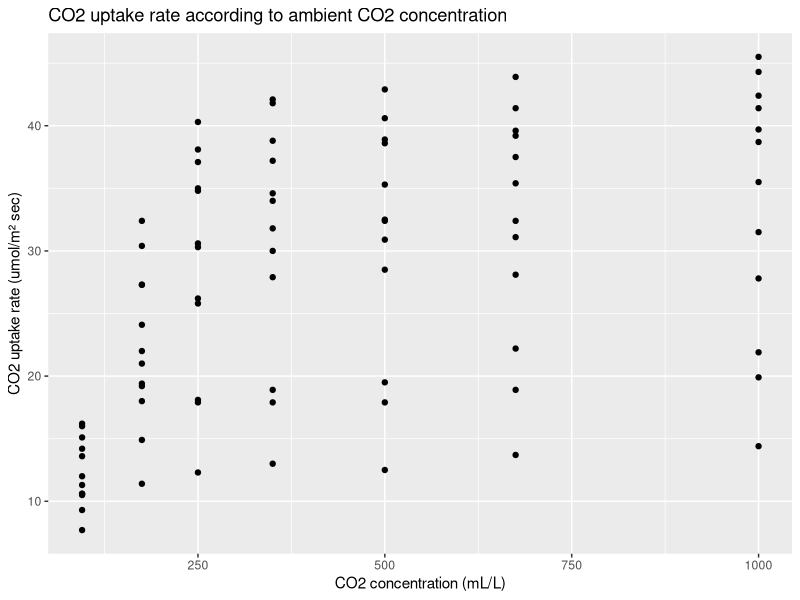
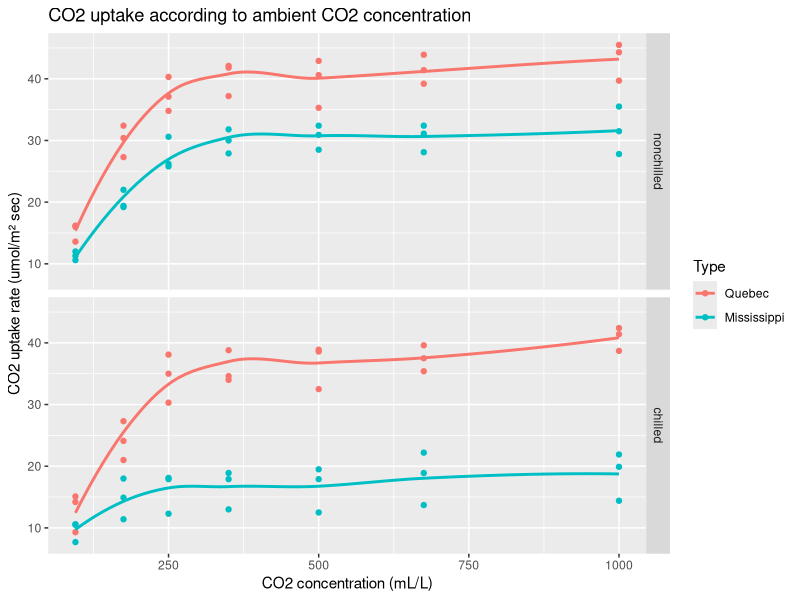
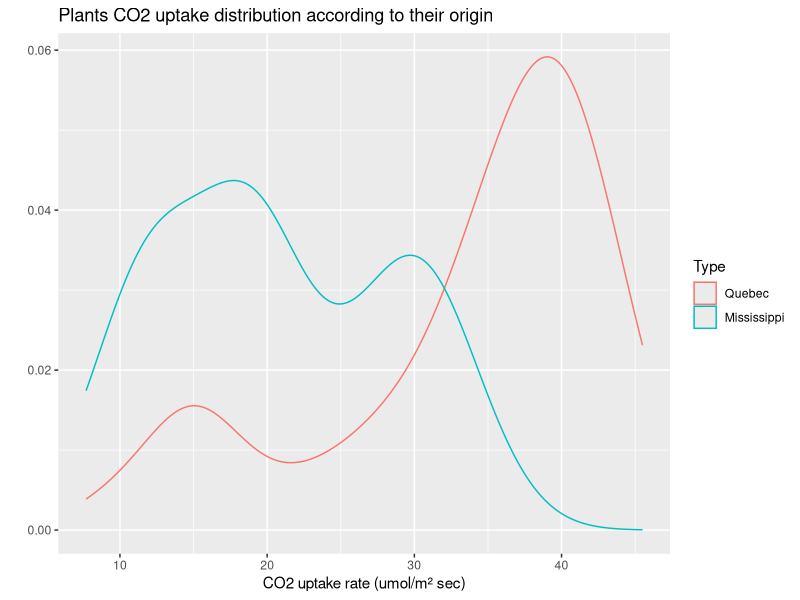
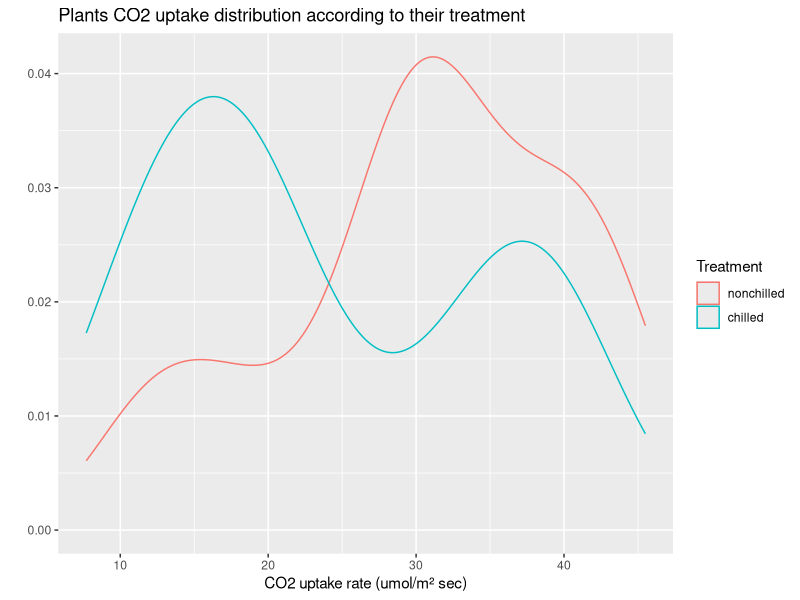
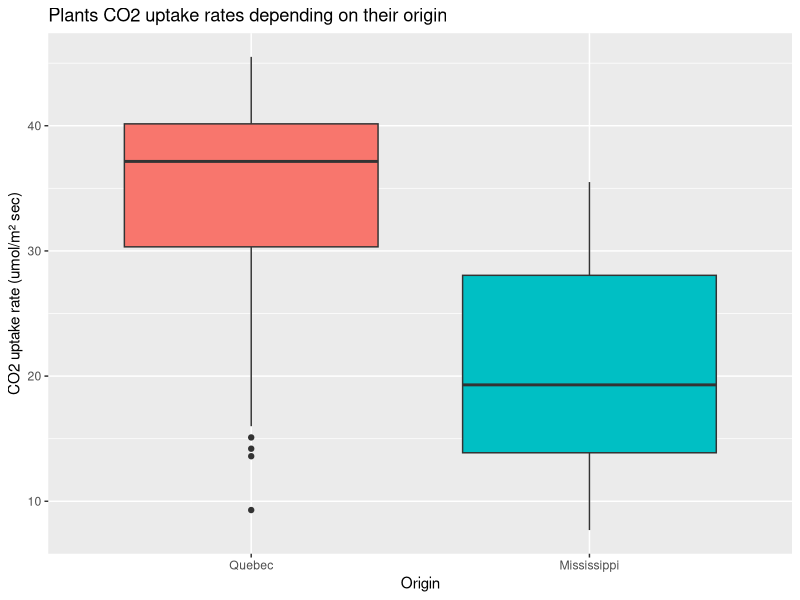
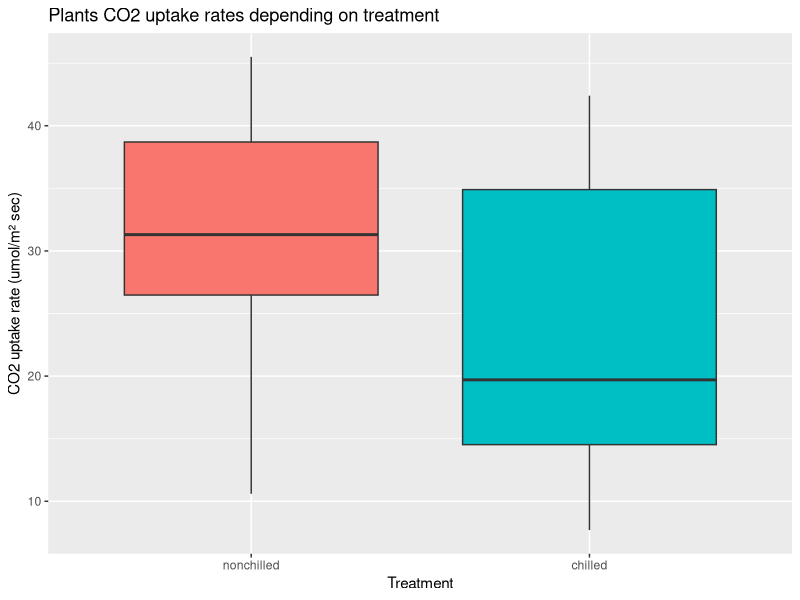
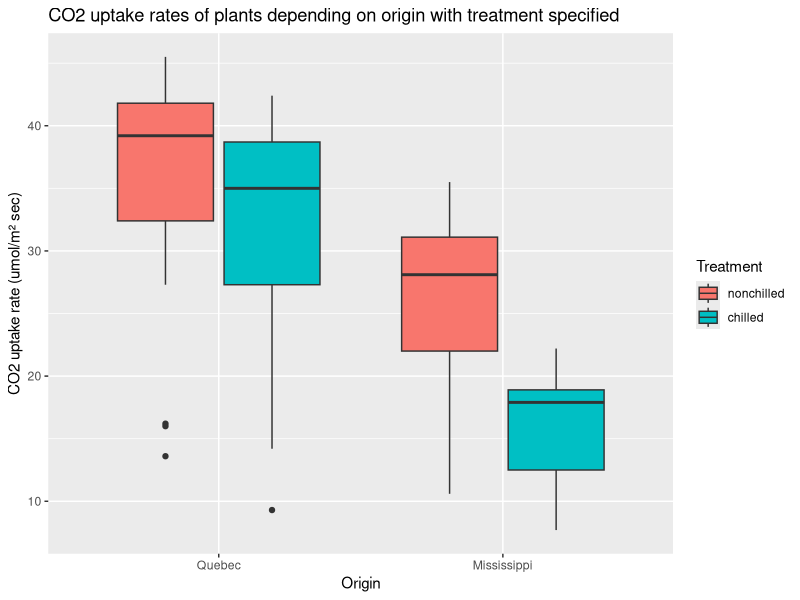
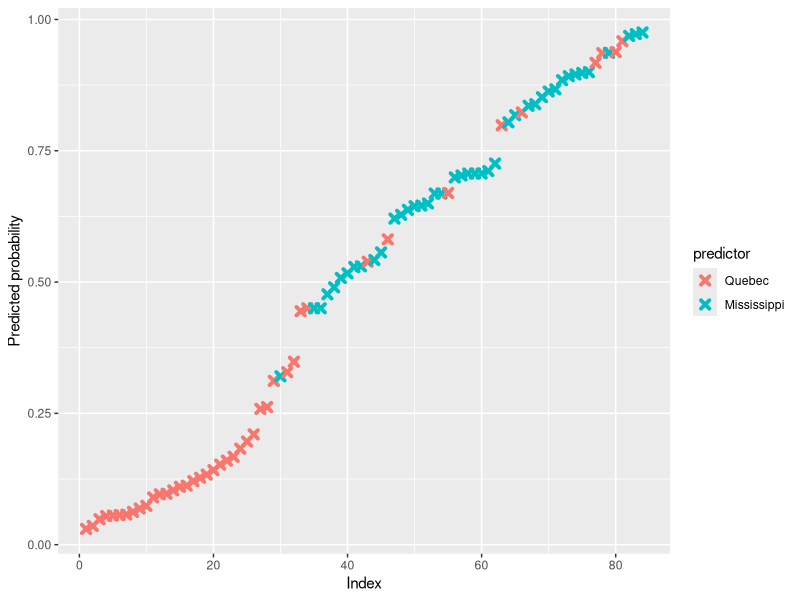

R code for these plots, in order:
## ---- chunk 1
knitr::opts_chunk$set(echo = TRUE, message = FALSE, warning = FALSE)
## ---- chunk 2
data(CO2)
dim(CO2)
names(CO2)
## ---- chunk 3
CO2
class(CO2)
str(CO2)
## ---- chunk 4
summary(CO2)
levels(CO2$Plant)
## ---- chunk 5
tapply(CO2$uptake, CO2$Type, summary)
## ---- chunk 6
tapply(CO2$uptake, CO2$Treatment, summary)
## ---- chunk 7
tapply(CO2$uptake, CO2$Plant, summary)
## ---- chunk 8
library(dplyr)
summarize(group_by(CO2, Type), average_uptake = mean(uptake))
summarize(group_by(CO2, Treatment), average_uptake = mean(uptake))
summarize(group_by(CO2, conc), average_uptake = mean(uptake))
## ---- chunk 9
library(ggplot2)
qplot(conc, uptake, data = CO2, geom = "point",
      main = "CO2 uptake rate according to ambient CO2 concentration",
      xlab = "CO2 concentration (mL/L)", ylab = "CO2 uptake rate (umol/m² sec)")
## ---- chunk 10
qplot(conc, uptake, facets = Treatment ~ ., data = CO2, color = Type,
      geom = c("point", "smooth"), se = FALSE,
      main = "CO2 uptake according to ambient CO2 concentration",
      xlab = "CO2 concentration (mL/L)", ylab = "CO2 uptake rate (umol/m² sec)")
## ---- chunk 11
qplot(uptake, data = CO2, color = Type, geom = "density",
      main = "Plants CO2 uptake distribution according to their origin",
      xlab = "CO2 uptake rate (umol/m² sec)")
qplot(uptake, data = CO2, color = Treatment, geom = "density",
      main = "Plants CO2 uptake distribution according to their treatment",
      xlab = "CO2 uptake rate (umol/m² sec)")
## ---- chunk 12
ggplot(CO2, aes(x=Type, y=uptake,  fill=Type)) +
  geom_boxplot(show.legend = FALSE) +
  ggtitle("Plants CO2 uptake rates depending on their origin") +
  xlab("Origin") + ylab("CO2 uptake rate (umol/m² sec)")
## ---- chunk 13
ggplot(CO2, aes(x=Treatment, y=uptake,  fill=Treatment)) +
  geom_boxplot(show.legend = FALSE) +
  ggtitle("Plants CO2 uptake rates depending on treatment") +
  xlab("Treatment") + ylab("CO2 uptake rate (umol/m² sec)")
## ---- chunk 14
ggplot(CO2, aes(x=Type, y=uptake, fill=Treatment)) + geom_boxplot() +
  ggtitle("CO2 uptake rates of plants depending on origin with treatment specified") +
  xlab("Origin") + ylab("CO2 uptake rate (umol/m² sec)")
## ---- chunk 15
t.test(CO2$uptake~CO2$Treatment)
## ---- chunk 16
t.test(CO2$uptake~CO2$Type)
## ---- chunk 17
cor.test(CO2$uptake, CO2$conc)
cor.test(CO2$uptake, log(CO2$conc))
## ---- chunk 18
# A réfléchir
Treatm_Type_fit = lm(CO2$uptake ~ CO2$Type*CO2$Treatment)
anova(Treatm_Type_fit)
## ---- chunk 19
model <- glm(Type ~ uptake + Treatment, family = binomial, data = CO2)
summary(model)

pred <- predict(model, newdata = CO2, type = "response")
y_pred <- factor(ifelse(pred > 0.5, 1, 0), levels = c(0, 1))
y <- CO2$Type
levels(y) = c(0, 1)
mean(y_pred == y)
## ---- chunk 20
predicted_data <- data.frame(probability=model$fitted.values, predictor=CO2$Type)
predicted_data <- predicted_data[order(predicted_data$probability),]
predicted_data$rank <- 1:nrow(predicted_data)

ggplot(data = predicted_data, aes(x=rank, y=probability)) +
  geom_point(aes(color=predictor), alpha=1, shape=4, stroke=2) +
  xlab("Index") +
  ylab("Predicted probability")
model$coefficients
## ---- chunk 21
model <- glm(Treatment ~ uptake + Type, family = binomial, data = CO2)
summary(model)

pred <- predict(model, newdata = CO2, type = "response")
y_pred <- factor(ifelse(pred > 0.5, 1, 0), levels = c(0, 1))
y <- CO2$Treatment
levels(y) = c(0, 1)
mean(y_pred == y)
## ---- chunk 22
predicted_data <- data.frame(probability=model$fitted.values, predictor=CO2$Treatment)
predicted_data <- predicted_data[order(predicted_data$probability),]
predicted_data$rank <- 1:nrow(predicted_data)

ggplot(data = predicted_data, aes(x=rank, y=probability)) +
  geom_point(aes(color=predictor), alpha=1, shape=4, stroke=2) +
  xlab("Index") +
  ylab("Predicted probability")
model$coefficients
## ---- chunk 23
model <- lm(uptake ~ log(conc) + Type + Treatment, data=CO2) # * ?
summary(model)
